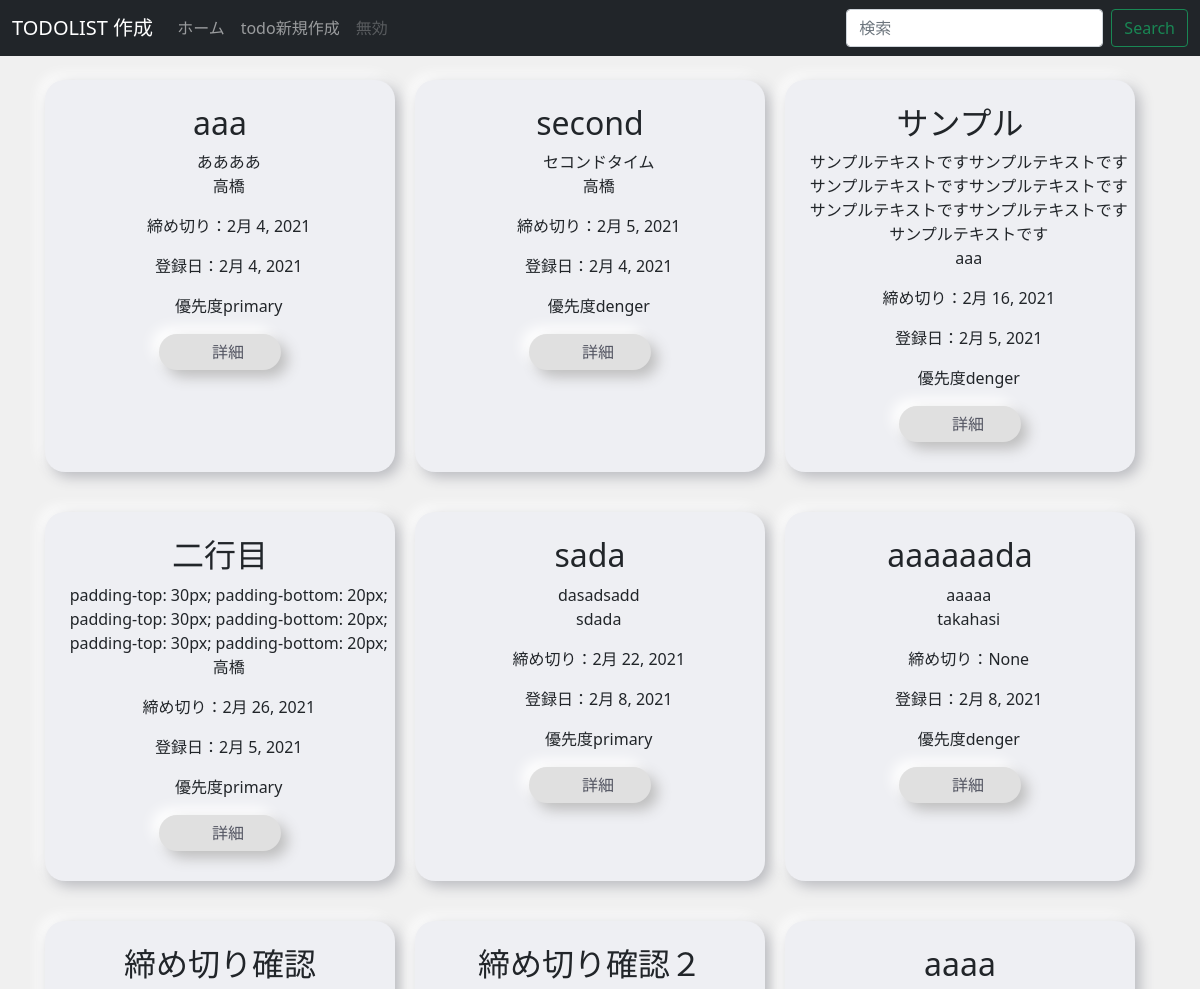
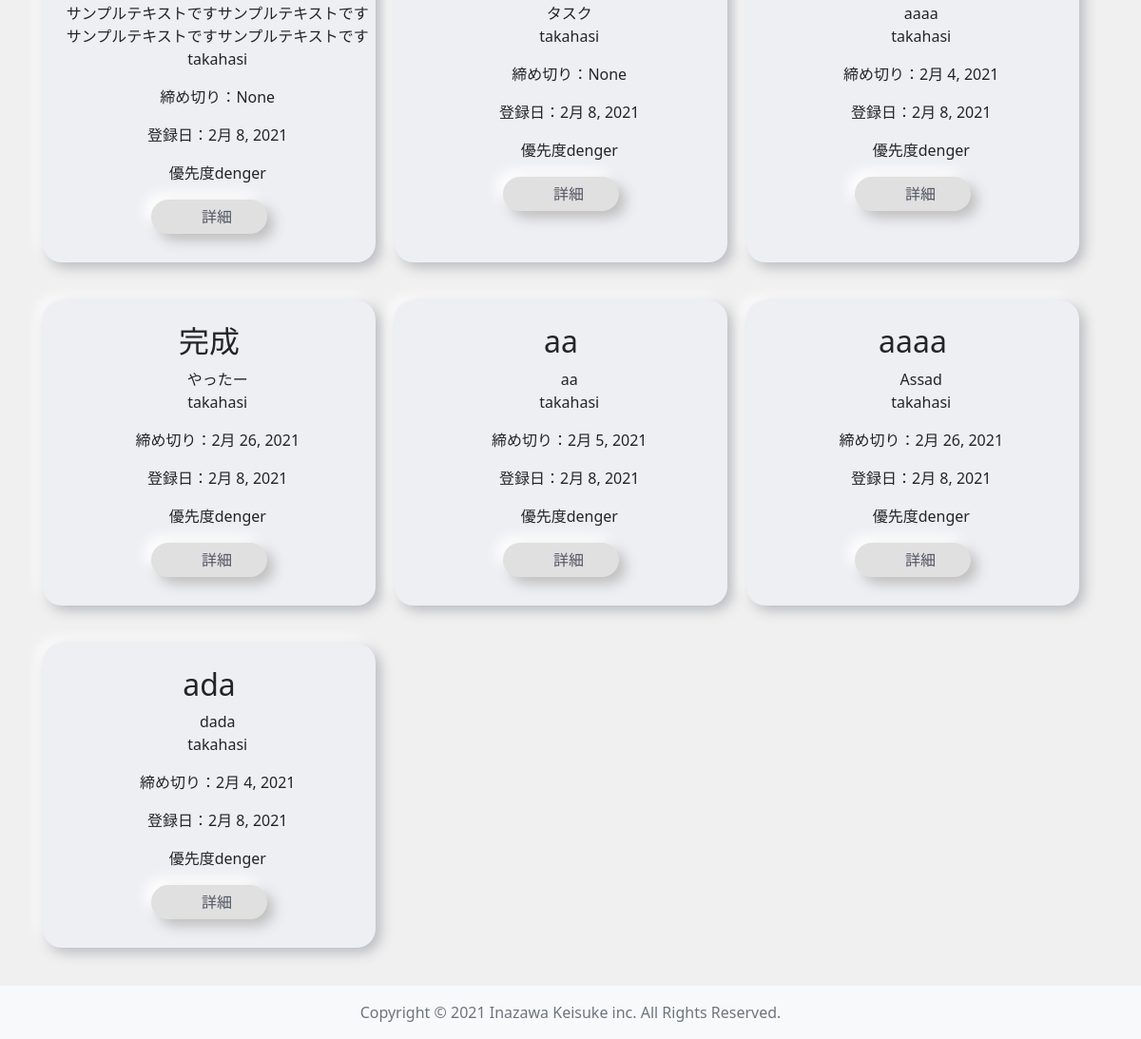
Screenshot of /list/ (signed in) with the database file from the repository (2 pictures, top to bottom).
### todo/models.py (models this page shows, shortened)
class todoModel(models.Model):
    title = models.CharField(max_length=50)
    content = models.TextField()
    author = models.CharField(max_length=50)
    dateline = models.DateField(null=True)
    now_date = models.DateField(auto_now=True,null=True)
    priority= models.CharField(
        max_length=50,
        choices=choice
    )

### todo/views.py (the view)
# urls.py: path("list/", listfunc , name="list"),
@login_required
def listfunc(request):
    todoModels = {'todo': todoModel.objects.all()}
    return render(request,'list.html',todoModels)

### templates/list.html (shortened to what this page needs)
{% extends "base.html" %}
{% load static %}
{% block customcss %}
<link href="https://getbootstrap.com/docs/5.0/dist/css/bootstrap.min.css" rel="stylesheet"
>
<link rel="stylesheet" href="{% static 'stylelist.css' %}">
{% endblock customcss %}
{% block content %}
<body>
    <header>
        <nav class="navbar navbar-expand-md navbar-dark fixed-top bg-dark">
            <div class="container-fluid">
                <a class="navbar-brand" href="#">TODOLIST 作成</a>
                <div class="collapse navbar-collapse" id="navbarCollapse">
                    <ul class="navbar-nav me-auto mb-2 mb-md-0">
                        <li class="nav-item active">
                            <a class="nav-link" aria-current="page" href="{% url 'list' %}">ホーム</a>
                        </li>
                        <li class="nav-item">
                            <a class="nav-link" href="{% url 'task' %}">todo新規作成</a>
                        </li>
                        <li class="nav-item">
                            <a class="nav-link disabled" href="#" tabindex="-1" aria-disabled="true">無効</a>
                        </li>
                    </ul>
                    <form class="d-flex">
                        <input class="form-control me-2" type="search" placeholder="検索" aria-label="Search">
                        <button class="btn btn-outline-success" type="submit">Search</button>
                    </form>
                </div>
            </div>
        </nav>
    </header>
    <main class="flex-shrink-0">
        <div class="container">
            <div class="content">
                {% for test in todo %}
                <div class="content-left">
                    <h1>{{ test.title }}</h1>
                    <p>{{ test.content }} <br>
                        {{ test.author }}</p>
                    <p>締め切り：{{ test.dateline }}</p>
                    <p>登録日：{{ test.now_date }}</p>
                    <p>優先度{{ test.priority }}</p>
                    <div class="contentbutton">
                        <a href="{% url 'detail' test.pk %}">　詳細　</a>
                    </div>
                </div>
                {% endfor %}
            </div>
        </div>
    </main>
    <footer class="footer mt-auto py-3 bg-light">
        <div class="container">
            <span class="text-muted">Copyright © 2021 Inazawa Keisuke inc. All Rights Reserved.</span>
        </div>
    </footer>
</body>
{% endblock content %}

### static/stylelist.css (style rules this page uses)
h1 { font-size: 3rem; color: #212529; }
p { padding-left: 5%; font-size: 1.3rem; color: #212529; }
main > .container { padding: 60px 15px 0; }
main { background-color: #f0f0f0; }
.content { margin-top: 20px; display:grid; grid-template-columns: repeat(auto-fit,minmax(350px,1fr)); }
.container { text-align: center; }
.content-left { max-width: 350px; border-radius: 20px; background: #EEEFF3; box-shadow: 5px 5px 14px #b8b9be, -5px -5px 14px #ffffff; margin-bottom: 40px; padding-bottom: 30px; margin-right: 4%; text-align: center; max-height: 400px; }
.content-left h1 { font-size: 2rem; display: block; }
.content-left p { font-size:1rem; }
.contentbutton { margin: auto; width: 35%; padding-top: 6px; padding-bottom: 6px; border-radius: 50px; background: #e0e0e0; box-shadow: 7px 7px 14px #bebebe, -7px -7px 14px #ffffff; text-decoration: none; }
.contentbutton a { display: block; font-size: 1rem; text-decoration: none; color:#525461 ; }

### rows the page displays
todoModel: title "aaa", content "ああああ", author "高橋", dateline "2月 4, 2021", now_date "2月 4, 2021", priority "primary"
todoModel: title "second", content "セコンドタイム", author "高橋", dateline "2月 5, 2021", now_date "2月 4, 2021", priority "denger"
todoModel: title "サンプル", content "サンプルテキストですサンプルテキストですサンプルテキストですサンプルテキストですサンプルテキストですサンプルテキストですサンプルテキストです", author "aaa", dateline "2月 16, 2021", now_date "2月 5, 2021", priority "denger"
todoModel: title "二行目", content "padding-top: 30px; padding-bottom: 20px; padding-top: 30px; padding-bottom: 20px; padding-top: 30px; padding-bottom: 20px;", author "高橋", dateline "2月 26, 2021", now_date "2月 5, 2021", priority "primary"
todoModel: title "sada", content "dasadsadd", author "sdada", dateline "2月 22, 2021", now_date "2月 8, 2021", priority "primary"
todoModel: title "aaaaaada", content "aaaaa", author "takahasi", dateline "None", now_date "2月 8, 2021", priority "denger"
todoModel: title "締め切り確認", content "サンプルテキストですサンプルテキストですサンプルテキストですサンプルテキストです", author "takahasi", dateline "None", now_date "2月 8, 2021", priority "denger"
todoModel: title "締め切り確認２", content "タスク", author "takahasi", dateline "None", now_date "2月 8, 2021", priority "denger"
todoModel: title "aaaa", content "aaaa", author "takahasi", dateline "2月 4, 2021", now_date "2月 8, 2021", priority "denger"
todoModel: title "完成", content "やったー", author "takahasi", dateline "2月 26, 2021", now_date "2月 8, 2021", priority "denger"
todoModel: title "aa", content "aa", author "takahasi", dateline "2月 5, 2021", now_date "2月 8, 2021", priority "denger"
todoModel: title "aaaa", content "Assad", author "takahasi", dateline "2月 26, 2021", now_date "2月 8, 2021", priority "denger"
todoModel: title "ada", content "dada", author "takahasi", dateline "2月 4, 2021", now_date "2月 8, 2021", priority "denger"
